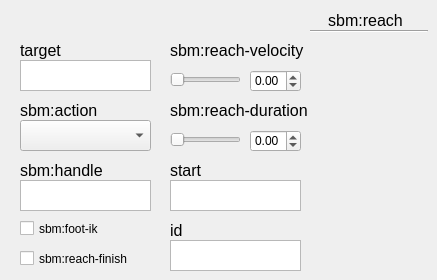
    <widget class="QWidget" name="sbmreachTab">
     <attribute name="title">
      <string>sbm:reach</string>
     </attribute>
     <widget class="QLabel" name="idLabel_17">
      <property name="geometry">
       <rect>
        <x>320</x>
        <y>10</y>
        <width>91</width>
        <height>21</height>
       </rect>
      </property>
      <property name="font">
       <font>
        <pointsize>12</pointsize>
       </font>
      </property>
      <property name="text">
       <string>sbm:reach</string>
      </property>
      <property name="alignment">
       <set>Qt::AlignCenter</set>
      </property>
     </widget>
     <widget class="QPlainTextEdit" name="sbmReachSbmHandle">
      <property name="geometry">
       <rect>
        <x>20</x>
        <y>180</y>
        <width>131</width>
        <height>31</height>
       </rect>
      </property>
      <property name="accessibleName">
       <string>sbm:handle</string>
      </property>
     </widget>
     <widget class="QLabel" name="postureLabel_24">
      <property name="geometry">
       <rect>
        <x>20</x>
        <y>40</y>
        <width>61</width>
        <height>20</height>
       </rect>
      </property>
      <property name="font">
       <font>
        <pointsize>12</pointsize>
       </font>
      </property>
      <property name="text">
       <string>target</string>
      </property>
      <property name="alignment">
       <set>Qt::AlignLeading|Qt::AlignLeft|Qt::AlignVCenter</set>
      </property>
     </widget>
     <widget class="QPlainTextEdit" name="sbmReachTarget">
      <property name="geometry">
       <rect>
        <x>20</x>
        <y>60</y>
        <width>131</width>
        <height>31</height>
       </rect>
      </property>
      <property name="accessibleName">
       <string>target</string>
      </property>
     </widget>
     <widget class="QLabel" name="postureLabel_25">
      <property name="geometry">
       <rect>
        <x>20</x>
        <y>160</y>
        <width>91</width>
        <height>20</height>
       </rect>
      </property>
      <property name="font">
       <font>
        <pointsize>12</pointsize>
       </font>
      </property>
      <property name="text">
       <string>sbm:handle</string>
      </property>
      <property name="alignment">
       <set>Qt::AlignLeading|Qt::AlignLeft|Qt::AlignVCenter</set>
      </property>
     </widget>
     <widget class="Line" name="line_6">
      <property name="geometry">
       <rect>
        <x>310</x>
        <y>30</y>
        <width>118</width>
        <height>3</height>
       </rect>
      </property>
      <property name="orientation">
       <enum>Qt::Horizontal</enum>
      </property>
     </widget>
     <widget class="QLabel" name="postureLabel_26">
      <property name="geometry">
       <rect>
        <x>20</x>
        <y>100</y>
        <width>91</width>
        <height>20</height>
       </rect>
      </property>
      <property name="font">
       <font>
        <pointsize>12</pointsize>
       </font>
      </property>
      <property name="text">
       <string>sbm:action</string>
      </property>
      <property name="alignment">
       <set>Qt::AlignLeading|Qt::AlignLeft|Qt::AlignVCenter</set>
      </property>
     </widget>
     <widget class="QComboBox" name="sbmReachSbmAction">
      <property name="geometry">
       <rect>
        <x>20</x>
        <y>120</y>
        <width>131</width>
        <height>31</height>
       </rect>
      </property>
      <property name="accessibleName">
       <string>sbm:action</string>
      </property>
     </widget>
     <widget class="QCheckBox" name="sbmReachSbmFootIk">
      <property name="geometry">
       <rect>
        <x>20</x>
        <y>220</y>
        <width>81</width>
        <height>17</height>
       </rect>
      </property>
      <property name="accessibleName">
       <string>sbm:foot-ik</string>
      </property>
      <property name="layoutDirection">
       <enum>Qt::LeftToRight</enum>
      </property>
      <property name="text">
       <string>sbm:foot-ik</string>
      </property>
     </widget>
     <widget class="QCheckBox" name="sbmReachSbmReachFinish">
      <property name="geometry">
       <rect>
        <x>20</x>
        <y>250</y>
        <width>111</width>
        <height>17</height>
       </rect>
      </property>
      <property name="accessibleName">
       <string>sbm:reach-finish</string>
      </property>
      <property name="layoutDirection">
       <enum>Qt::LeftToRight</enum>
      </property>
      <property name="text">
       <string>sbm:reach-finish</string>
      </property>
     </widget>
     <widget class="QSlider" name="sbmReachsbmVelocity">
      <property name="geometry">
       <rect>
        <x>170</x>
        <y>70</y>
        <width>71</width>
        <height>19</height>
       </rect>
      </property>
      <property name="accessibleName">
       <string>sbm:reach-velocity</string>
      </property>
      <property name="orientation">
       <enum>Qt::Horizontal</enum>
      </property>
     </widget>
     <widget class="QLabel" name="postureLabel_27">
      <property name="geometry">
       <rect>
        <x>170</x>
        <y>40</y>
        <width>141</width>
        <height>20</height>
       </rect>
      </property>
      <property name="font">
       <font>
        <pointsize>12</pointsize>
       </font>
      </property>
      <property name="text">
       <string>sbm:reach-velocity</string>
      </property>
      <property name="alignment">
       <set>Qt::AlignLeading|Qt::AlignLeft|Qt::AlignVCenter</set>
      </property>
     </widget>
     <widget class="QLabel" name="postureLabel_28">
      <property name="geometry">
       <rect>
        <x>170</x>
        <y>100</y>
        <width>141</width>
        <height>20</height>
       </rect>
      </property>
      <property name="font">
       <font>
        <pointsize>12</pointsize>
       </font>
      </property>
      <property name="text">
       <string>sbm:reach-duration</string>
      </property>
      <property name="alignment">
       <set>Qt::AlignLeading|Qt::AlignLeft|Qt::AlignVCenter</set>
      </property>
     </widget>
     <widget class="QSlider" name="sbmReachSbmDuration">
      <property name="geometry">
       <rect>
        <x>170</x>
        <y>130</y>
        <width>71</width>
        <height>19</height>
       </rect>
      </property>
      <property name="accessibleName">
       <string>sbm:reach-duration</string>
      </property>
      <property name="orientation">
       <enum>Qt::Horizontal</enum>
      </property>
     </widget>
     <widget class="QPlainTextEdit" name="sbmReachStart">
      <property name="geometry">
       <rect>
        <x>170</x>
        <y>180</y>
        <width>131</width>
        <height>31</height>
       </rect>
      </property>
      <property name="accessibleName">
       <string>start</string>
      </property>
     </widget>
     <widget class="QLabel" name="postureLabel_29">
      <property name="geometry">
       <rect>
        <x>170</x>
        <y>160</y>
        <width>61</width>
        <height>20</height>
       </rect>
      </property>
      <property name="font">
       <font>
        <pointsize>12</pointsize>
       </font>
      </property>
      <property name="text">
       <string>start</string>
      </property>
      <property name="alignment">
       <set>Qt::AlignLeading|Qt::AlignLeft|Qt::AlignVCenter</set>
      </property>
     </widget>
     <widget class="QLabel" name="postureLabel_30">
      <property name="geometry">
       <rect>
        <x>170</x>
        <y>220</y>
        <width>61</width>
        <height>20</height>
       </rect>
      </property>
      <property name="font">
       <font>
        <pointsize>12</pointsize>
       </font>
      </property>
      <property name="text">
       <string>id</string>
      </property>
      <property name="alignment">
       <set>Qt::AlignLeading|Qt::AlignLeft|Qt::AlignVCenter</set>
      </property>
     </widget>
     <widget class="QPlainTextEdit" name="sbmReachId">
      <property name="geometry">
       <rect>
        <x>170</x>
        <y>240</y>
        <width>131</width>
        <height>31</height>
       </rect>
      </property>
      <property name="accessibleName">
       <string>id</string>
      </property>
     </widget>
     <widget class="QDoubleSpinBox" name="doubleSpinBox">
      <property name="geometry">
       <rect>
        <x>250</x>
        <y>70</y>
        <width>51</width>
        <height>22</height>
       </rect>
      </property>
      <property name="accessibleName">
       <string>sbm:reach-velocity</string>
      </property>
      <property name="minimum">
       <double>-99.000000000000000</double>
      </property>
     </widget>
     <widget class="QDoubleSpinBox" name="doubleSpinBox_2">
      <property name="geometry">
       <rect>
        <x>250</x>
        <y>130</y>
        <width>51</width>
        <height>22</height>
       </rect>
      </property>
      <property name="accessibleName">
       <string>sbm:reach-duration</string>
      </property>
      <property name="minimum">
       <double>-99.000000000000000</double>
      </property>
     </widget>
    </widget>
